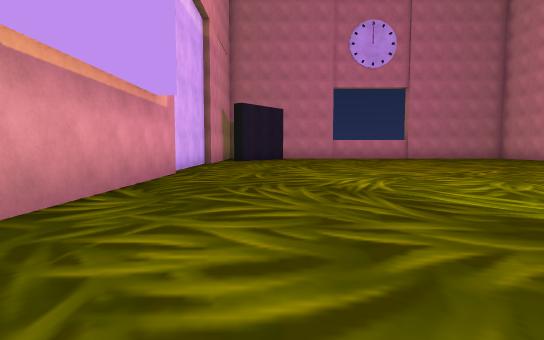
View 1 (above)

17 first-person views from a walk through a Unity game level. The camera is 1.2 m above the floor, tilts 4° down and sees 80° across. The floor is counted in squares, 2 m on a side. Each view is taken from the middle of a square. On the plan, view 1 faces up. The plan holds only what a view shows up to about 10 squares ahead; the rest is blank. The place goes on beyond the plan. The player is left out. Some surface patterns are stand-ins.

View 2
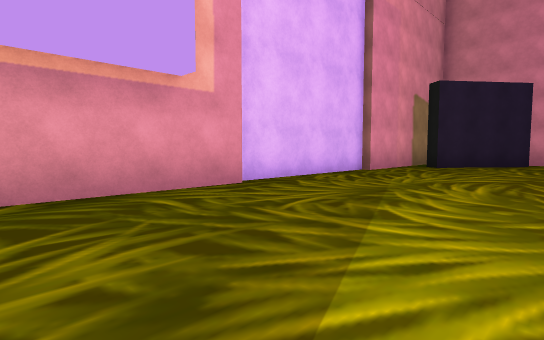

View 3
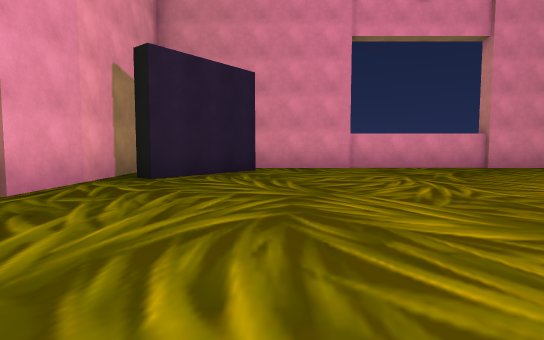

View 4
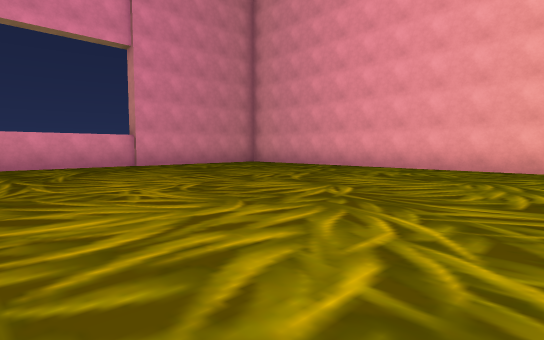

View 5
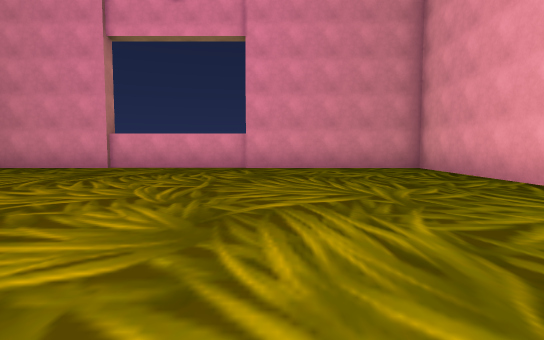

View 6
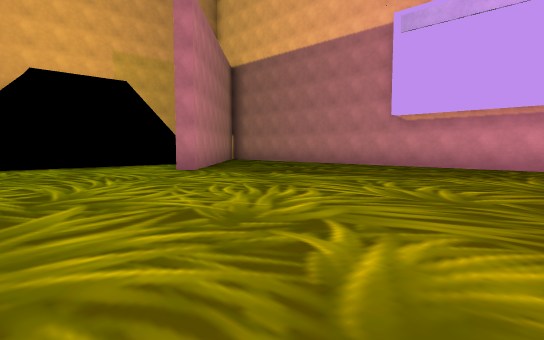

View 7
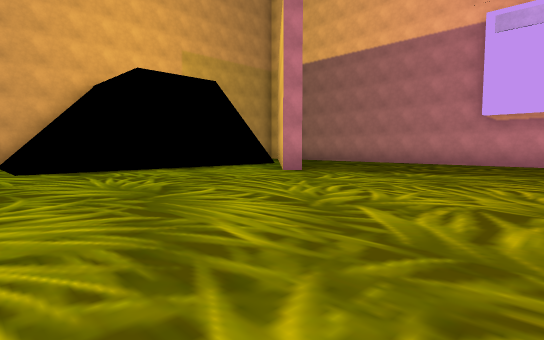

View 8
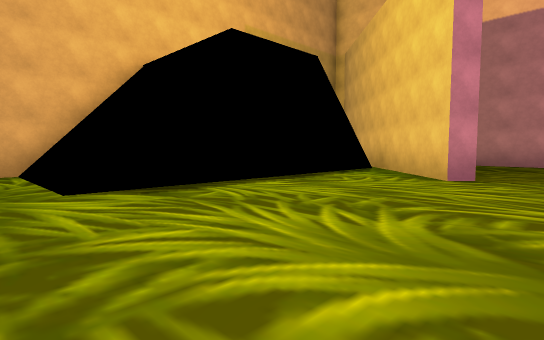

View 9
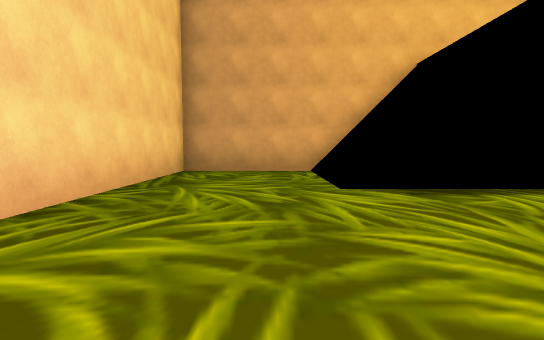

View 10
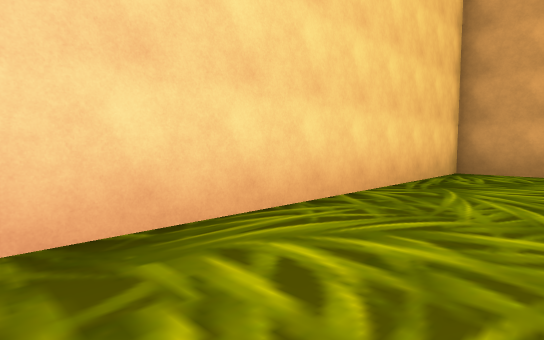

View 11
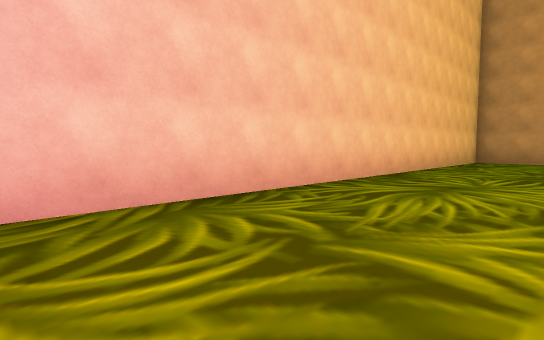

View 12
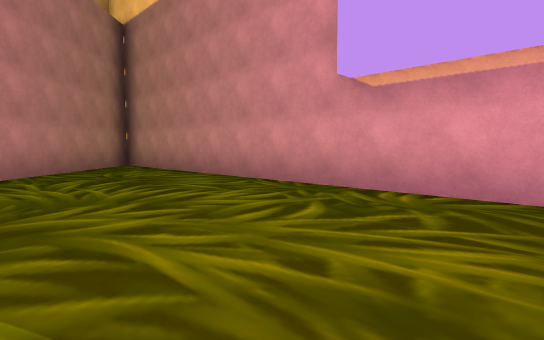

View 13
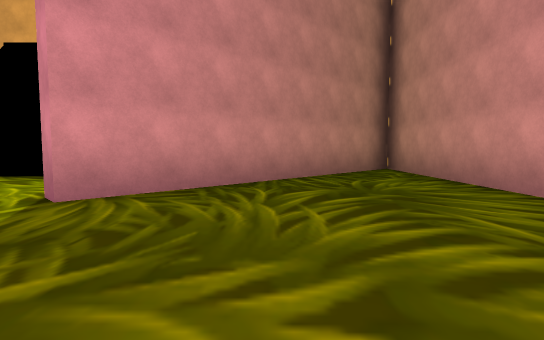

View 14
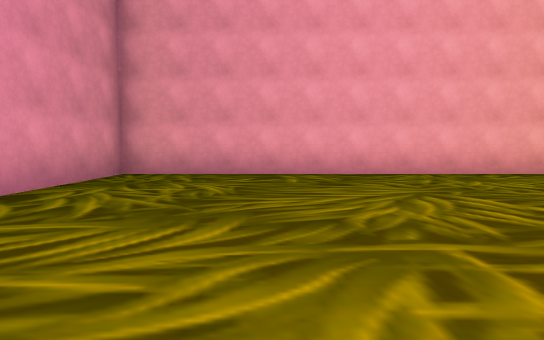

View 15
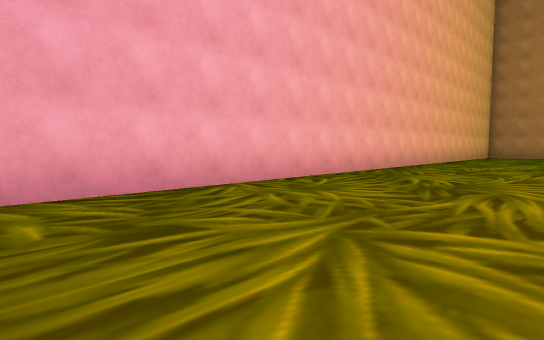

View 16
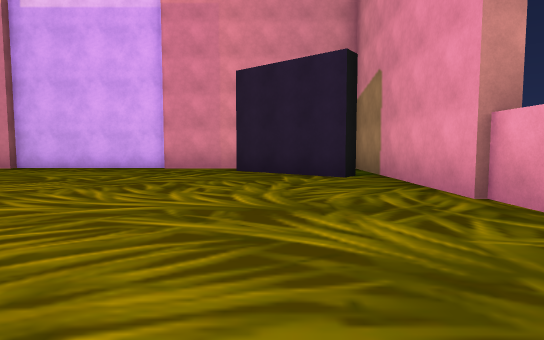

View 17
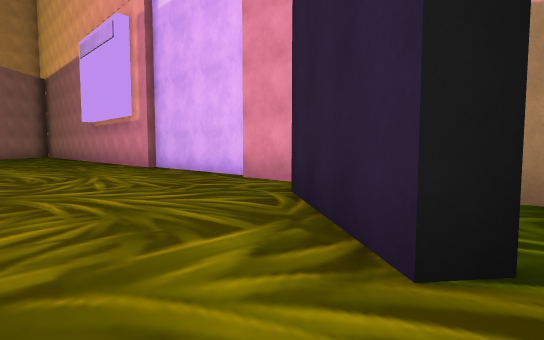

### Floor plan
Key: @ floor where view 1 was taken; # wall or solid block; x gap in a wall; . main floor; : floor 5.5 m higher than the main floor; / step, stairs or slope.
Columns run from 3 left of view 1 to 13 right of it. Each row starts with its distance up from view 1.
 18 #################
 17 #...............#
 16 #  #............#
 15 #.##............#
 14 #x#.............#
 13 #...............#
 12 #...............#
 11 #...............#
 10 #...............#
  9 #...............#
  8 #...............#
  7 #...............#
  6 #...............#
  5 #...............#
  4 #...............#
  3 #...............#
  2 #...............#
  1 #...............#
  0 #..@............#
 -1 #.....#.........#
 -2 #....##.........#
 -3 #...##..........#
 -4 #..##///::///...#
 -5 #.##        /...#
 -6 ###         /...#
 -7             /...#
 -8         #########

Where each view was taken, in squares from view 1:
view 1: 0 up, 0 right, facing up
view 2: 4 up, 2 right, facing up-left
view 3: 8 up, 1 right, facing up
view 4: 7 up, 3 right, facing up-right
view 5: 8 up, 8 right, facing up
view 6: 7 up, 8 right, facing down-left
view 7: 5 up, 10 right, facing down-left
view 8: 1 up, 10 right, facing down-left
view 9: 1 up, 10 right, facing down
view 10: 1 up, 10 right, facing down-right
view 11: 7 up, 9 right, facing down-right
view 12: 5 up, 2 right, facing down-left
view 13: 3 up, 1 right, facing down
view 14: 14 up, 5 right, facing right
view 15: 14 up, 8 right, facing down-right
view 16: 15 up, 7 right, facing left
view 17: 17 up, 2 right, facing down-left
